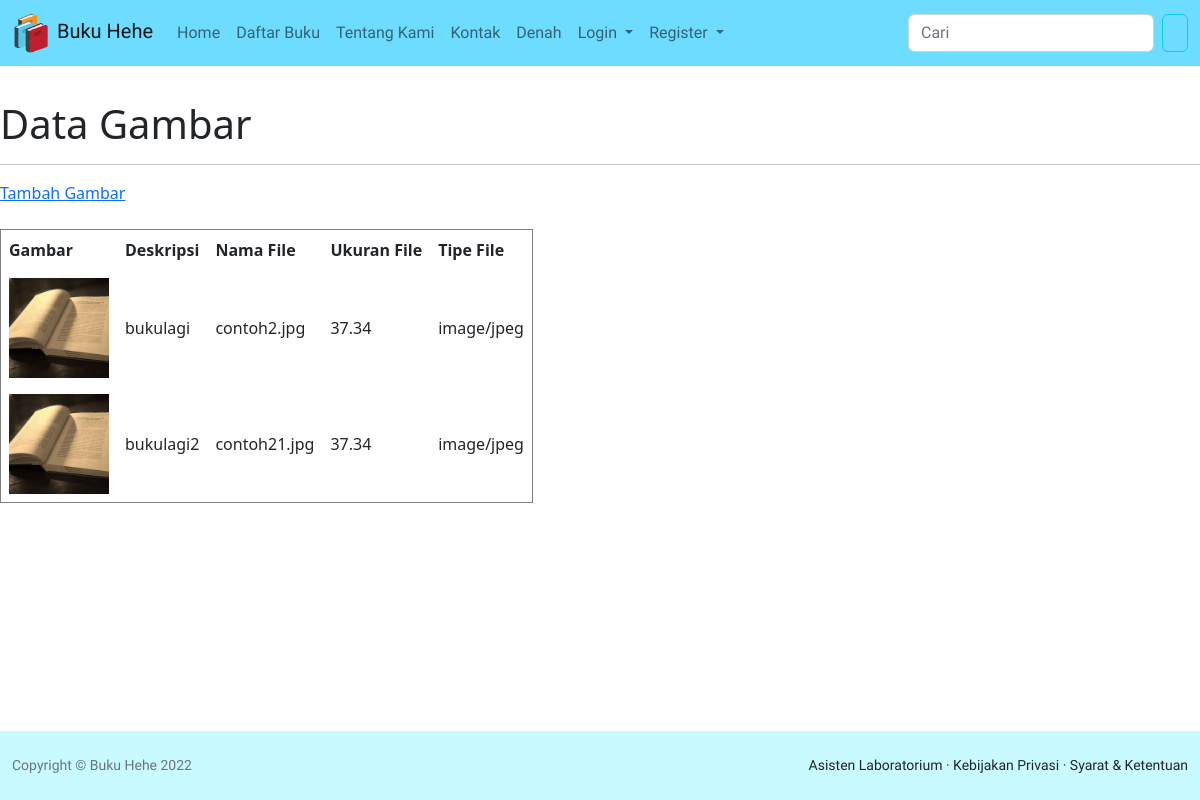
The app's page /index.php/gambar with its own data.
### tables this page shows
CREATE TABLE `tbl_gambar` (
  `id` int(11) NOT NULL,
  `deskripsi` varchar(100) NOT NULL,
  `nama_file` varchar(100) NOT NULL,
  `ukuran_file` double NOT NULL,
  `tipe_file` varchar(20) NOT NULL
);

### application/controllers/gambar.php (called while the page is built, shortened)
<?php if (!defined('BASEPATH')) exit('No direct script access allowed');
class Gambar extends CI_Controller
{
    public function __construct()
    {
        $this->load->model('Gambar_model');
    }
    public function index()
    {
        $data['gambar'] = $this->Gambar_model->view();
        $this->load->view('template/header');
        $this->load->view('gambarview', $data);
        $this->load->view('template/footer');
    }
}

### index.php (called while the page is built, shortened)
<?php
require_once BASEPATH.'core/CodeIgniter.php';

### application/models/Gambar_model.php (called while the page is built, shortened)
<?php if (!defined('BASEPATH')) exit('No direct script access allowed');
class Gambar_model extends CI_Model
{
    public function view()
    {
        return $this->db->get('tbl_gambar')->result();
    }
}

### application/views/gambarview.php (the view)
<h1 style="margin-top: 100px;">Data Gambar</h1>
<hr>
<a href="<?php echo base_url("gambar/tambah"); ?>">Tambah Gambar</a><br><br>
<table border="1" cellpadding="8">
    <tr>
        <th>Gambar</th>
        <th>Deskripsi</th>
        <th>Nama File</th>
        <th>Ukuran File</th>
        <th>Tipe File</th>
    </tr>
    <?php
    if (!empty($gambar)) {
        foreach ($gambar as $data) {
            echo "<tr>";
            echo "<td><img src='" . base_url("images/" . $data->nama_file) . "' width='100' height='100'></td>";
            echo "<td>" . $data->deskripsi . "</td>";
            echo "<td>" . $data->nama_file . "</td>";
            echo "<td>" . $data->ukuran_file . "</td>";
            echo "<td>" . $data->tipe_file . "</td>";
            echo "</tr>";
        }
    } else {
        echo "<tr><td colspan='5'>Data tidak ada</td></tr>";
    }
    ?>
</table>

### records on screen
tbl_gambar: nama_file (picture), deskripsi "bukulagi", nama_file "contoh2.jpg", ukuran_file "37.34", tipe_file "image/jpeg"
tbl_gambar: nama_file (picture), deskripsi "bukulagi2", nama_file "contoh21.jpg", ukuran_file "37.34", tipe_file "image/jpeg"
